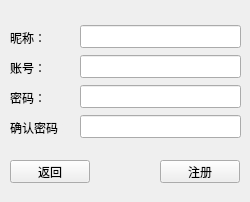
<?xml version="1.0" encoding="UTF-8"?>
<ui version="4.0">
 <class>Form</class>
 <widget class="QWidget" name="Form">
  <property name="geometry">
   <rect>
    <x>0</x>
    <y>0</y>
    <width>250</width>
    <height>202</height>
   </rect>
  </property>
  <property name="windowTitle">
   <string>注册</string>
  </property>
  <widget class="QLineEdit" name="name">
   <property name="geometry">
    <rect>
     <x>80</x>
     <y>25</y>
     <width>161</width>
     <height>23</height>
    </rect>
   </property>
  </widget>
  <widget class="QLabel" name="label">
   <property name="geometry">
    <rect>
     <x>10</x>
     <y>30</y>
     <width>53</width>
     <height>15</height>
    </rect>
   </property>
   <property name="text">
    <string>昵称：</string>
   </property>
  </widget>
  <widget class="QLabel" name="label_2">
   <property name="geometry">
    <rect>
     <x>10</x>
     <y>60</y>
     <width>53</width>
     <height>15</height>
    </rect>
   </property>
   <property name="text">
    <string>账号：</string>
   </property>
  </widget>
  <widget class="QLabel" name="label_3">
   <property name="geometry">
    <rect>
     <x>10</x>
     <y>90</y>
     <width>53</width>
     <height>15</height>
    </rect>
   </property>
   <property name="text">
    <string>密码：</string>
   </property>
  </widget>
  <widget class="QLabel" name="label_4">
   <property name="geometry">
    <rect>
     <x>10</x>
     <y>120</y>
     <width>53</width>
     <height>15</height>
    </rect>
   </property>
   <property name="text">
    <string>确认密码：</string>
   </property>
  </widget>
  <widget class="QLineEdit" name="account">
   <property name="geometry">
    <rect>
     <x>80</x>
     <y>55</y>
     <width>161</width>
     <height>23</height>
    </rect>
   </property>
  </widget>
  <widget class="QLineEdit" name="password">
   <property name="geometry">
    <rect>
     <x>80</x>
     <y>85</y>
     <width>161</width>
     <height>23</height>
    </rect>
   </property>
  </widget>
  <widget class="QLineEdit" name="confirmpwd">
   <property name="geometry">
    <rect>
     <x>80</x>
     <y>115</y>
     <width>161</width>
     <height>23</height>
    </rect>
   </property>
  </widget>
  <widget class="QPushButton" name="return_2">
   <property name="geometry">
    <rect>
     <x>10</x>
     <y>160</y>
     <width>80</width>
     <height>23</height>
    </rect>
   </property>
   <property name="text">
    <string>返回</string>
   </property>
  </widget>
  <widget class="QPushButton" name="register_2">
   <property name="geometry">
    <rect>
     <x>160</x>
     <y>160</y>
     <width>80</width>
     <height>23</height>
    </rect>
   </property>
   <property name="text">
    <string>注册</string>
   </property>
  </widget>
 </widget>
 <resources/>
 <connections/>
</ui>
